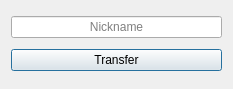
<?xml version="1.0" encoding="UTF-8"?>
<ui version="4.0">
 <class>ImageTransferDialog</class>
 <widget class="QDialog" name="ImageTransferDialog">
  <property name="geometry">
   <rect>
    <x>0</x>
    <y>0</y>
    <width>233</width>
    <height>89</height>
   </rect>
  </property>
  <property name="windowTitle">
   <string>Image Transfer</string>
  </property>
  <layout class="QVBoxLayout" name="verticalLayout">
   <item>
    <widget class="QLineEdit" name="lineEdit">
     <property name="alignment">
      <set>Qt::AlignCenter</set>
     </property>
     <property name="placeholderText">
      <string>Nickname</string>
     </property>
    </widget>
   </item>
   <item>
    <widget class="QPushButton" name="pushButton">
     <property name="text">
      <string>Transfer</string>
     </property>
    </widget>
   </item>
  </layout>
 </widget>
 <resources/>
 <connections/>
</ui>
